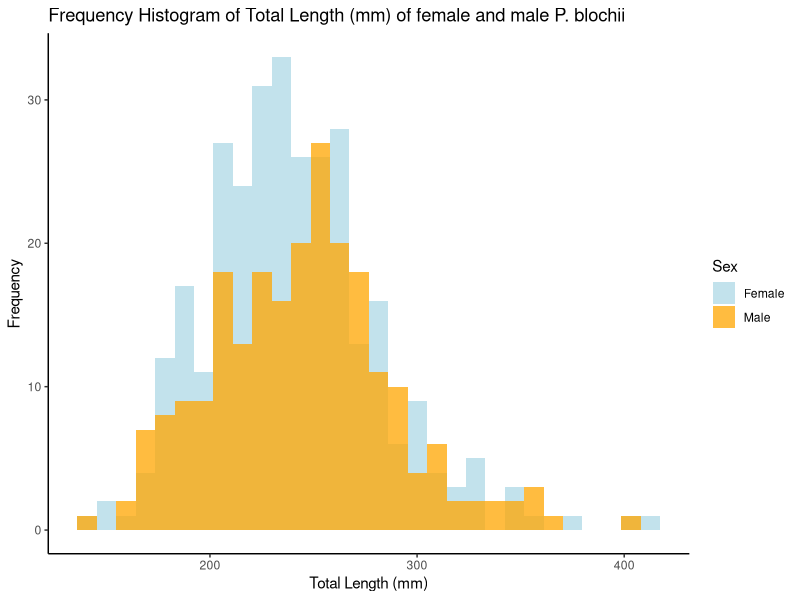

This figure's R source:
## ---- chunk 1
library(tidyverse)
library(ggplot2)
list.files("RAW_Data")
## ---- chunk 2
fdat <- read.csv("RAW_Data/P_blochii_Project.csv")
## ---- chunk 3
summary(fdat)
## ---- chunk 4
fdat$Sex <- ifelse(fdat$Sex == "J", NA, fdat$Sex)
fdat$Sex <- ifelse(fdat$Sex == "H", NA, fdat$Sex)
fdat$Sex <- ifelse(fdat$Sex == "", NA, fdat$Sex)
## ---- chunk 5
fdat$Season <- as.factor(fdat$Season)
## ---- chunk 6
fdata <- na.omit(fdat)
## ---- chunk 7

fdata %>% group_by(Season, Sex) %>% summarize(GSI = mean(as.numeric(GSI), na.rm = TRUE), 'Le Cren' = mean(Le.Cren), Fat = mean(Fat, na.rm = TRUE)) %>% arrange(Sex)
## ---- chunk 8
    fdata %>% group_by(Sex) %>% summarize(TL = mean(TL))
## ---- chunk 9
library(broom)
GSIfem <- aov(GSI ~ Season, data = subset(fdata, Sex == "F"))
tidy(GSIfem)
## ---- chunk 10
GSImale <- aov(GSI ~ Season, data = subset(fdata, Sex == "M"))
tidy(GSImale)
## ---- chunk 11
LeCrenfem <- aov(Le.Cren ~ Season, data = subset(fdata, Sex == "F"))
tidy(LeCrenfem)
## ---- chunk 12
LeCrenmale <- aov(Le.Cren ~ Season, data = subset(fdata, Sex == "M"))
tidy(LeCrenmale)
## ---- chunk 13
fem <- fdata[which(fdata$Sex=='F'),]
male <- fdata[which(fdata$Sex=='M'),]
t <- t.test(fem$TL, male$TL, conf.level = 0.95 )
tidy(t)



hist <- ggplot() +
 geom_histogram(aes(x = fem$TL, fill = "Female"), alpha = 0.75) +
 geom_histogram(aes(x = male$TL, fill = "Male"), alpha = 0.75) +
 scale_fill_manual(name = 'Sex', values = c("Female" = "lightblue", "Male" = "orange")) +
 labs(title = "Frequency Histogram of Total Length (mm) of female and male P. blochii", x = "Total Length (mm)", y = "Frequency") + theme_classic()
png("Output/TLhistogram.png")
print(hist)

